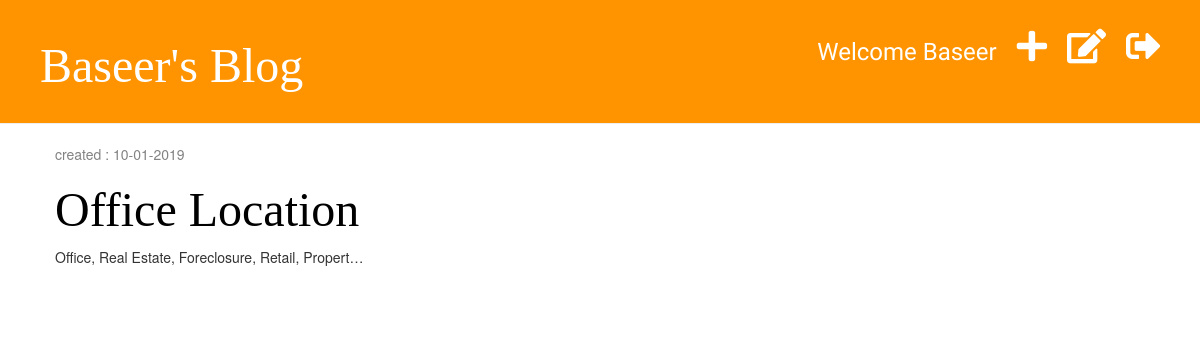
Before: /drafts/ (signed in) with the older database file.
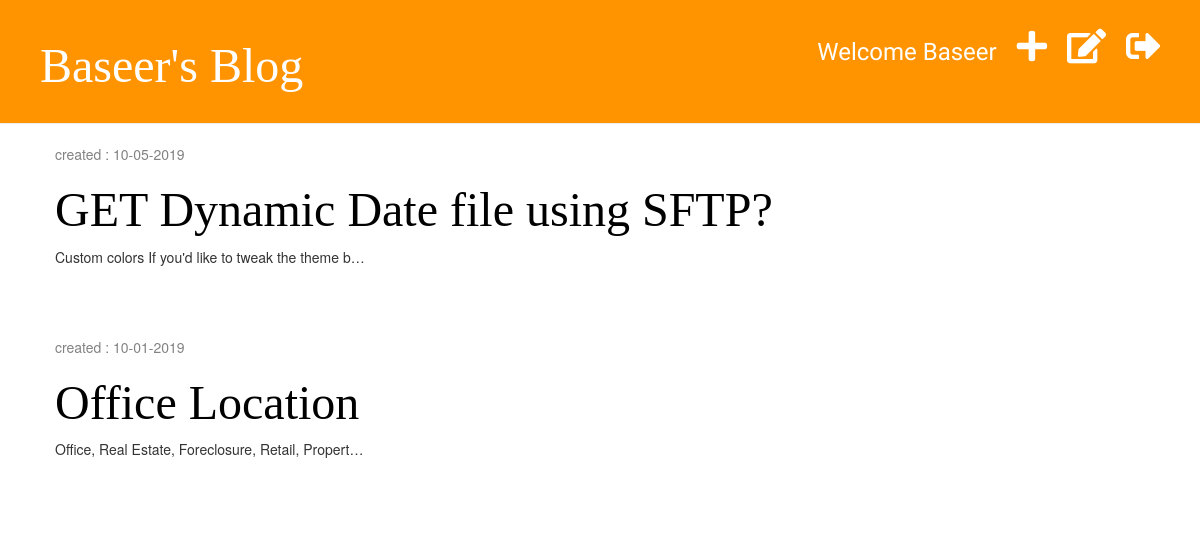
After: the same page with the newer database file.
### blog/models.py (models this page shows, shortened)
class Post(models.Model):
    author = models.ForeignKey('auth.User', on_delete=models.CASCADE)
    title = models.CharField(max_length=200)
    text = models.TextField()
    created_date = models.DateTimeField(default=timezone.now)
    published_date = models.DateTimeField(blank=True,null=True)

### blog/views.py (the view)
# urls.py: path('drafts/', views.post_draft_list, name='post_draft_list'),
@login_required
def post_draft_list(request):
    posts = Post.objects.filter(published_date__isnull=True).order_by('-created_date')
    return render(request, 'blog/post_draft_list.html', {'posts': posts})

### blog/templates/blog/post_draft_list.html (shortened to what this page needs)
{% extends 'blog/base.html' %}
{% block content %}
    {% for post in posts %}
        <div class="post">
            <p class="date">
                created : {{ post.created_date| date:'m-d-Y' }}
            </p>
            <h1><a href="{% url 'post_detail' postid=post.pk %}">{{ post.title }}</a></h1>
            <p>{{ post.text| truncatechars:50 }}</p>
        </div>
    {% endfor %}
{% endblock %}

Changed rows visible on the page:
added Post: created_date "10-05-2019", title "GET Dynamic Date file using SFTP?", text "Custom colors If you'd like to tweak the theme b…"
